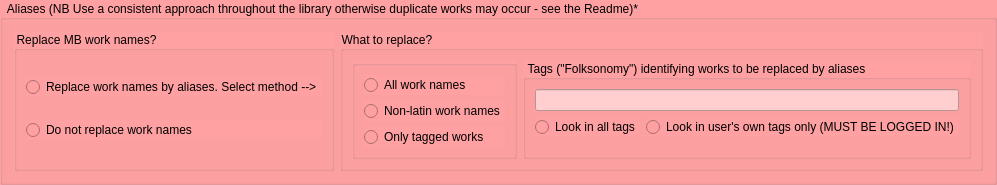
            <widget class="QGroupBox" name="groupBox_18">
             <property name="whatsThis">
              <string>&lt;html&gt;&lt;head/&gt;&lt;body&gt;&lt;p&gt;&amp;quot;Replace work names by aliases&amp;quot; will use &lt;span style=&quot; font-weight:600;&quot;&gt;primary&lt;/span&gt; aliases for the chosen locale instead of standard MusicBrainz work names. To choose the locale, use the drop-down under &amp;quot;translate artist names&amp;quot; in the main Picard Options--&amp;gt;Metadata page. Note that this option is not saved as a file tag since, if different choices are made for different releases, different work names may be stored and therefore cannot be grouped together in your player/library manager. The sub-options then allow either the replacement of all work names, where a primary alias exists, just the replacement of work names which are in non-Latin script, or only replace those which are flagged with user &amp;quot;Folksonomy&amp;quot; tags. The tag text needs to be included in the text box, in which case flagged works will be 'aliased' as well as non-Latin script works, if the second sub-option is chosen. Note that the tags may either be anyone's tags (&amp;quot;Look in all tags&amp;quot;) or the user's own tags. If selecting &amp;quot;Look in user's own tags only&amp;quot; you &lt;span style=&quot; font-weight:600;&quot;&gt;must&lt;/span&gt; be logged in to your MusicBrainz user account (in the Picard Options-&amp;gt;General page), otherwise repeated dialogue boxes may be generated and you may need to force restart Picard.&lt;/p&gt;&lt;/body&gt;&lt;/html&gt;</string>
             </property>
             <property name="styleSheet">
              <string notr="true">background-color: rgb(255, 161, 163);</string>
             </property>
             <property name="title">
              <string>Aliases (NB Use a consistent approach throughout the library otherwise duplicate works may occur - see the Readme)*</string>
             </property>
             <layout class="QHBoxLayout" name="horizontalLayout_16">
              <item>
               <widget class="QGroupBox" name="groupBox_19">
                <property name="title">
                 <string>Replace MB work names?</string>
                </property>
                <layout class="QVBoxLayout" name="verticalLayout_22">
                 <item>
                  <widget class="QRadioButton" name="cwp_aliases">
                   <property name="toolTip">
                    <string>&lt;html&gt;&lt;head/&gt;&lt;body&gt;&lt;p&gt;Use primary aliases for the chosen locale instead of standard MusicBrainz work names.&lt;/p&gt;&lt;/body&gt;&lt;/html&gt;</string>
                   </property>
                   <property name="text">
                    <string>Replace work names by aliases. Select method --&gt;</string>
                   </property>
                  </widget>
                 </item>
                 <item>
                  <widget class="QRadioButton" name="cwp_no_aliases">
                   <property name="text">
                    <string>Do not replace work names</string>
                   </property>
                  </widget>
                 </item>
                </layout>
               </widget>
              </item>
              <item>
               <widget class="QGroupBox" name="groupBox_20">
                <property name="title">
                 <string>What to replace?</string>
                </property>
                <layout class="QHBoxLayout" name="horizontalLayout_17">
                 <item>
                  <widget class="QGroupBox" name="groupBox_22">
                   <property name="title">
                    <string/>
                   </property>
                   <layout class="QVBoxLayout" name="verticalLayout_23">
                    <item>
                     <widget class="QRadioButton" name="cwp_aliases_all">
                      <property name="text">
                       <string>All work names</string>
                      </property>
                     </widget>
                    </item>
                    <item>
                     <widget class="QRadioButton" name="cwp_aliases_greek">
                      <property name="text">
                       <string>Non-latin work names</string>
                      </property>
                     </widget>
                    </item>
                    <item>
                     <widget class="QRadioButton" name="cwp_aliases_tagged">
                      <property name="text">
                       <string>Only tagged works</string>
                      </property>
                     </widget>
                    </item>
                   </layout>
                  </widget>
                 </item>
                 <item>
                  <widget class="QGroupBox" name="groupBox_21">
                   <property name="title">
                    <string>Tags (&quot;Folksonomy&quot;) identifying works to be replaced by aliases</string>
                   </property>
                   <layout class="QFormLayout" name="formLayout">
                    <item row="1" column="0">
                     <widget class="QRadioButton" name="cwp_aliases_tags_all">
                      <property name="text">
                       <string>Look in all tags</string>
                      </property>
                     </widget>
                    </item>
                    <item row="1" column="1">
                     <widget class="QRadioButton" name="cwp_aliases_tags_user">
                      <property name="text">
                       <string>Look in user's own tags only (MUST BE LOGGED IN!)</string>
                      </property>
                     </widget>
                    </item>
                    <item row="0" column="0" colspan="2">
                     <widget class="QLineEdit" name="cwp_aliases_tag_text">
                      <property name="toolTip">
                       <string>&lt;html&gt;&lt;head/&gt;&lt;body&gt;&lt;p&gt;Separate multiple tags by commas&lt;/p&gt;&lt;/body&gt;&lt;/html&gt;</string>
                      </property>
                      <property name="styleSheet">
                       <string notr="true">background-color: rgb(255, 206, 207);</string>
                      </property>
                     </widget>
                    </item>
                   </layout>
                  </widget>
                 </item>
                </layout>
               </widget>
              </item>
             </layout>
            </widget>
